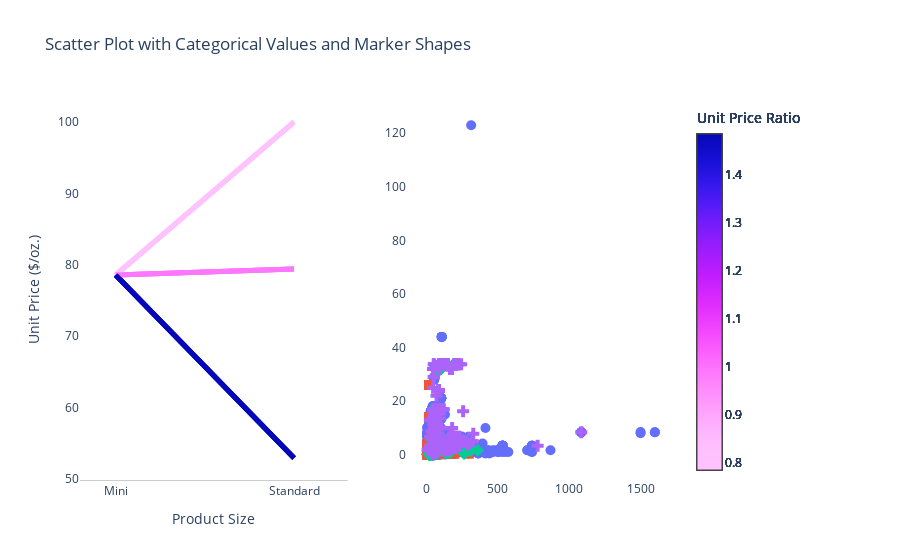

Write notebook code for a chart like this one.
### Code cell
# Create subplots
import plotly.subplots as sp
fig = sp.make_subplots(rows=1, cols=2, column_widths=[0.5, 0.5])


categories = df.swatch_group.unique()
marker_shapes = ['circle', 'square', 'diamond', 'cross']

# # Create a Scatter plot for each category
# fig = go.Figure()

for i, category in enumerate(categories):
    data = df[df['swatch_group']==category]
    marker_shape = marker_shapes[i]
    
    scatter = go.Scatter(
        x=data['price'],
        y=data['amount_a'],
        name=category,
        mode='markers',
        marker=dict(
            symbol=marker_shape,
            size=10,  # Adjust marker size as needed
            colorscale=scale, 
        )
    )
        # Customize the layout
    fig.update_layout(
        title='Scatter Plot with Categorical Values and Marker Shapes',
        showlegend=True
    )
    fig.add_trace(scatter, row=1, col=2)




scale='plotly3_r'

temp = df_compare[50:60]#[df_compare['brand_name']=='Anastasia Beverly Hills']
for i, row in temp.iterrows():
    
    color_val_normalized = (row['mini_to_standard_ratio'] - min(temp['mini_to_standard_ratio'])) / (max(temp['mini_to_standard_ratio']) - min(temp['mini_to_standard_ratio']))

    # line plots
    fig.add_trace(go.Scatter(
        x=['Mini','Standard'], 
        y=[row['unit_price_mini'], row['unit_price_standard']], 
        mode='lines',
        marker=dict(
            color=get_color(scale, color_val_normalized)),
            line=dict(
                width=5
        ),
        hovertemplate = 'Price: %{y:$.2f}<extra></extra>',
        showlegend = False
        ), 
        row=1, col=1
    )
    
    ## add invisible markers to display the colorbar without displaying the markers
    fig.add_trace(go.Scatter(
        x=['mini','standard'], 
        y=[row['unit_price_mini'], row['unit_price_standard']], 
        mode='markers',
        marker=dict(
            size=0, 
            color="rgba(0,0,0,0)", 
            colorscale=scale, 
            cmin=min(temp['mini_to_standard_ratio']),
            cmax=max(temp['mini_to_standard_ratio']),
            colorbar=dict(
                thickness=25,
                title='Unit Price Ratio',
                x=0.9,
                xref="container",
                # borderwidth=0.01
        ),
        # showlegend=False
        )),
        row=1,
        col=1
    )
    
fig.update_layout(
    xaxis=dict(
        title='Product Size',
        type='category',
        tickmode='array',
        # really difficult to get categorical axis spacing right
        range=[-0.2, 2 - 0.7],
        linecolor='rgb(204, 204, 204)',
        # linewidth=2,
    ),
    yaxis=dict(
        title='Unit Price ($/oz.)',
        showgrid=False,
        zeroline=True,
        showline=False,
        showticklabels=True,
    ),
    # autosize=False,
    # width=700,
    # height=500,
    
    # margin=dict(
    #     autoexpand=False,
    #     l=180,
    #     r=180,
    #     t=110,
    # ),
    showlegend=False,
    plot_bgcolor='white'
)

# Show the plot
fig.show()

### Figure 1 — Plotly figure (JSON) as saved in the notebook; plotly's stock layout.template omitted (floating-point values rounded to 4 significant figures; data arrays with more than 128 entries replaced by an {"elided": "..."} marker saying what was removed)
{"data": [{"marker": {"colorscale": [[0, "#fec3fe"], [0.08333, "#febefe"], [0.1667, "#fea5fd"], [0.25, "#fe88fc"], [0.3333, "#fc67fd"], [0.4167, "#f246fe"], [0.5, "#dd2bfd"], [0.5833, "#bf1cfd"], [0.6667, "#981cfd"], [0.75, "#6b1cfb"], [0.8333, "#3c19f0"], [0.9167, "#1910d8"], [1, "#0508b8"]], "size": 10, "symbol": "circle"}, "mode": "markers", "name": "standard size", "type": "scatter", "x": {"elided": "5334 float values"}, "xaxis": "x2", "y": {"elided": "5334 float values"}, "yaxis": "y2"}, {"marker": {"colorscale": [[0, "#fec3fe"], [0.08333, "#febefe"], [0.1667, "#fea5fd"], [0.25, "#fe88fc"], [0.3333, "#fc67fd"], [0.4167, "#f246fe"], [0.5, "#dd2bfd"], [0.5833, "#bf1cfd"], [0.6667, "#981cfd"], [0.75, "#6b1cfb"], [0.8333, "#3c19f0"], [0.9167, "#1910d8"], [1, "#0508b8"]], "size": 10, "symbol": "square"}, "mode": "markers", "name": "mini size", "type": "scatter", "x": {"elided": "1506 float values"}, "xaxis": "x2", "y": {"elided": "1506 float values"}, "yaxis": "y2"}, {"marker": {"colorscale": [[0, "#fec3fe"], [0.08333, "#febefe"], [0.1667, "#fea5fd"], [0.25, "#fe88fc"], [0.3333, "#fc67fd"], [0.4167, "#f246fe"], [0.5, "#dd2bfd"], [0.5833, "#bf1cfd"], [0.6667, "#981cfd"], [0.75, "#6b1cfb"], [0.8333, "#3c19f0"], [0.9167, "#1910d8"], [1, "#0508b8"]], "size": 10, "symbol": "diamond"}, "mode": "markers", "name": "refill size", "type": "scatter", "x": [49, 103, 103, 42, 103, 103, 140, 139, 35.5, 140, 59.5, 89, 66, 80, 109, 77, 81, 310, 310, 310, 310, 49, 112, 275, 73, 55.5, 34, 22, 58, 73, 74, 82, 82, 82, 82, 82, 82, 82, 83, 55.5, 160, 220, 44, 61, 220, 191, 22, 63, 51, 20.5, 34, 42, 230, 160, 265, 32, 24.5, 59, 275, 45, 44, 136, 32, 32.5, 52, 360, 164, 24.5, 220, 160, 24.5, 55, 55, 170, 57, 61, 55, 55.5, 136, 165, 155, 104, 80, 172, 34, 59, 59, 38, 39, 39, 46, 20.5, 185, 62.5, 20], "xaxis": "x2", "y": [16.9, 32, 32, 0.1, 32, 32, 3.4, 0.5, 0.3, 3.4, 8.1, 16, 33, 5, 33.8, 2.6, 1.69, 1.7, 1.7, 1.7, 1.7, 0.12, 1.7, 5, 0.5, 0.28, 0.12, 0.007, 1.7, 1.69, 32, 32, 32, 32, 32, 32, 32, 32, 1.7, 0.56, 3.4, 5.1, 0.12, 16.9, 33.8, 33.8, 0.003, 1.69, 6.7, 2, 0.12, 0.12, 5, 3.4, 0.5, 0.2, 0.15, 0.5, 5, 1, 1.7, 1.6, 0.2, 0.85, 1.7, 1.7, 5, 0.14, 5, 3.4, 0.17, 16.9, 16.9, 3.4, 16.9, 16.9, 16.9, 0.31, 1.6, 0.676, 5.07, 4.9, 5, 3.4, 0.2, 16.9, 16.9, 5.7, 0.42, 0.42, 1.7, 2, 3.4, 6.9, 0.21], "yaxis": "y2"}, {"marker": {"colorscale": [[0, "#fec3fe"], [0.08333, "#febefe"], [0.1667, "#fea5fd"], [0.25, "#fe88fc"], [0.3333, "#fc67fd"], [0.4167, "#f246fe"], [0.5, "#dd2bfd"], [0.5833, "#bf1cfd"], [0.6667, "#981cfd"], [0.75, "#6b1cfb"], [0.8333, "#3c19f0"], [0.9167, "#1910d8"], [1, "#0508b8"]], "size": 10, "symbol": "cross"}, "mode": "markers", "name": "value size", "type": "scatter", "x": {"elided": "216 float values"}, "xaxis": "x2", "y": {"elided": "216 float values"}, "yaxis": "y2"}, {"hovertemplate": "Price: %{y:$.2f}<extra></extra>", "line": {"width": 5}, "marker": {"color": "rgb(5, 8, 184)"}, "mode": "lines", "showlegend": false, "type": "scatter", "x": ["Mini", "Standard"], "xaxis": "x", "y": [78.57, 52.94], "yaxis": "y"}, {"marker": {"cmax": 1.484, "cmin": 0.7857, "color": "rgba(0,0,0,0)", "colorbar": {"thickness": 25, "title": {"text": "Unit Price Ratio"}, "x": 0.9, "xref": "container"}, "colorscale": [[0, "#fec3fe"], [0.08333, "#febefe"], [0.1667, "#fea5fd"], [0.25, "#fe88fc"], [0.3333, "#fc67fd"], [0.4167, "#f246fe"], [0.5, "#dd2bfd"], [0.5833, "#bf1cfd"], [0.6667, "#981cfd"], [0.75, "#6b1cfb"], [0.8333, "#3c19f0"], [0.9167, "#1910d8"], [1, "#0508b8"]], "size": 0}, "mode": "markers", "type": "scatter", "x": ["mini", "standard"], "xaxis": "x", "y": [78.57, 52.94], "yaxis": "y"}, {"hovertemplate": "Price: %{y:$.2f}<extra></extra>", "line": {"width": 5}, "marker": {"color": "rgb(254, 195, 254)"}, "mode": "lines", "showlegend": false, "type": "scatter", "x": ["Mini", "Standard"], "xaxis": "x", "y": [78.57, 100], "yaxis": "y"}, {"marker": {"cmax": 1.484, "cmin": 0.7857, "color": "rgba(0,0,0,0)", "colorbar": {"thickness": 25, "title": {"text": "Unit Price Ratio"}, "x": 0.9, "xref": "container"}, "colorscale": [[0, "#fec3fe"], [0.08333, "#febefe"], [0.1667, "#fea5fd"], [0.25, "#fe88fc"], [0.3333, "#fc67fd"], [0.4167, "#f246fe"], [0.5, "#dd2bfd"], [0.5833, "#bf1cfd"], [0.6667, "#981cfd"], [0.75, "#6b1cfb"], [0.8333, "#3c19f0"], [0.9167, "#1910d8"], [1, "#0508b8"]], "size": 0}, "mode": "markers", "type": "scatter", "x": ["mini", "standard"], "xaxis": "x", "y": [78.57, 100], "yaxis": "y"}, {"hovertemplate": "Price: %{y:$.2f}<extra></extra>", "line": {"width": 5}, "marker": {"color": "rgb(253.0, 119.49999999999997, 252.5)"}, "mode": "lines", "showlegend": false, "type": "scatter", "x": ["Mini", "Standard"], "xaxis": "x", "y": [78.57, 79.41], "yaxis": "y"}, {"marker": {"cmax": 1.484, "cmin": 0.7857, "color": "rgba(0,0,0,0)", "colorbar": {"thickness": 25, "title": {"text": "Unit Price Ratio"}, "x": 0.9, "xref": "container"}, "colorscale": [[0, "#fec3fe"], [0.08333, "#febefe"], [0.1667, "#fea5fd"], [0.25, "#fe88fc"], [0.3333, "#fc67fd"], [0.4167, "#f246fe"], [0.5, "#dd2bfd"], [0.5833, "#bf1cfd"], [0.6667, "#981cfd"], [0.75, "#6b1cfb"], [0.8333, "#3c19f0"], [0.9167, "#1910d8"], [1, "#0508b8"]], "size": 0}, "mode": "markers", "type": "scatter", "x": ["mini", "standard"], "xaxis": "x", "y": [78.57, 79.41], "yaxis": "y"}, {"hovertemplate": "Price: %{y:$.2f}<extra></extra>", "line": {"width": 5}, "marker": {"color": "rgb(5, 8, 184)"}, "mode": "lines", "showlegend": false, "type": "scatter", "x": ["Mini", "Standard"], "xaxis": "x", "y": [78.57, 52.94], "yaxis": "y"}, {"marker": {"cmax": 1.484, "cmin": 0.7857, "color": "rgba(0,0,0,0)", "colorbar": {"thickness": 25, "title": {"text": "Unit Price Ratio"}, "x": 0.9, "xref": "container"}, "colorscale": [[0, "#fec3fe"], [0.08333, "#febefe"], [0.1667, "#fea5fd"], [0.25, "#fe88fc"], [0.3333, "#fc67fd"], [0.4167, "#f246fe"], [0.5, "#dd2bfd"], [0.5833, "#bf1cfd"], [0.6667, "#981cfd"], [0.75, "#6b1cfb"], [0.8333, "#3c19f0"], [0.9167, "#1910d8"], [1, "#0508b8"]], "size": 0}, "mode": "markers", "type": "scatter", "x": ["mini", "standard"], "xaxis": "x", "y": [78.57, 52.94], "yaxis": "y"}, {"hovertemplate": "Price: %{y:$.2f}<extra></extra>", "line": {"width": 5}, "marker": {"color": "rgb(254, 195, 254)"}, "mode": "lines", "showlegend": false, "type": "scatter", "x": ["Mini", "Standard"], "xaxis": "x", "y": [78.57, 100], "yaxis": "y"}, {"marker": {"cmax": 1.484, "cmin": 0.7857, "color": "rgba(0,0,0,0)", "colorbar": {"thickness": 25, "title": {"text": "Unit Price Ratio"}, "x": 0.9, "xref": "container"}, "colorscale": [[0, "#fec3fe"], [0.08333, "#febefe"], [0.1667, "#fea5fd"], [0.25, "#fe88fc"], [0.3333, "#fc67fd"], [0.4167, "#f246fe"], [0.5, "#dd2bfd"], [0.5833, "#bf1cfd"], [0.6667, "#981cfd"], [0.75, "#6b1cfb"], [0.8333, "#3c19f0"], [0.9167, "#1910d8"], [1, "#0508b8"]], "size": 0}, "mode": "markers", "type": "scatter", "x": ["mini", "standard"], "xaxis": "x", "y": [78.57, 100], "yaxis": "y"}, {"hovertemplate": "Price: %{y:$.2f}<extra></extra>", "line": {"width": 5}, "marker": {"color": "rgb(253.0, 119.49999999999997, 252.5)"}, "mode": "lines", "showlegend": false, "type": "scatter", "x": ["Mini", "Standard"], "xaxis": "x", "y": [78.57, 79.41], "yaxis": "y"}, {"marker": {"cmax": 1.484, "cmin": 0.7857, "color": "rgba(0,0,0,0)", "colorbar": {"thickness": 25, "title": {"text": "Unit Price Ratio"}, "x": 0.9, "xref": "container"}, "colorscale": [[0, "#fec3fe"], [0.08333, "#febefe"], [0.1667, "#fea5fd"], [0.25, "#fe88fc"], [0.3333, "#fc67fd"], [0.4167, "#f246fe"], [0.5, "#dd2bfd"], [0.5833, "#bf1cfd"], [0.6667, "#981cfd"], [0.75, "#6b1cfb"], [0.8333, "#3c19f0"], [0.9167, "#1910d8"], [1, "#0508b8"]], "size": 0}, "mode": "markers", "type": "scatter", "x": ["mini", "standard"], "xaxis": "x", "y": [78.57, 79.41], "yaxis": "y"}, {"hovertemplate": "Price: %{y:$.2f}<extra></extra>", "line": {"width": 5}, "marker": {"color": "rgb(5, 8, 184)"}, "mode": "lines", "showlegend": false, "type": "scatter", "x": ["Mini", "Standard"], "xaxis": "x", "y": [78.57, 52.94], "yaxis": "y"}, {"marker": {"cmax": 1.484, "cmin": 0.7857, "color": "rgba(0,0,0,0)", "colorbar": {"thickness": 25, "title": {"text": "Unit Price Ratio"}, "x": 0.9, "xref": "container"}, "colorscale": [[0, "#fec3fe"], [0.08333, "#febefe"], [0.1667, "#fea5fd"], [0.25, "#fe88fc"], [0.3333, "#fc67fd"], [0.4167, "#f246fe"], [0.5, "#dd2bfd"], [0.5833, "#bf1cfd"], [0.6667, "#981cfd"], [0.75, "#6b1cfb"], [0.8333, "#3c19f0"], [0.9167, "#1910d8"], [1, "#0508b8"]], "size": 0}, "mode": "markers", "type": "scatter", "x": ["mini", "standard"], "xaxis": "x", "y": [78.57, 52.94], "yaxis": "y"}, {"hovertemplate": "Price: %{y:$.2f}<extra></extra>", "line": {"width": 5}, "marker": {"color": "rgb(254, 195, 254)"}, "mode": "lines", "showlegend": false, "type": "scatter", "x": ["Mini", "Standard"], "xaxis": "x", "y": [78.57, 100], "yaxis": "y"}, {"marker": {"cmax": 1.484, "cmin": 0.7857, "color": "rgba(0,0,0,0)", "colorbar": {"thickness": 25, "title": {"text": "Unit Price Ratio"}, "x": 0.9, "xref": "container"}, "colorscale": [[0, "#fec3fe"], [0.08333, "#febefe"], [0.1667, "#fea5fd"], [0.25, "#fe88fc"], [0.3333, "#fc67fd"], [0.4167, "#f246fe"], [0.5, "#dd2bfd"], [0.5833, "#bf1cfd"], [0.6667, "#981cfd"], [0.75, "#6b1cfb"], [0.8333, "#3c19f0"], [0.9167, "#1910d8"], [1, "#0508b8"]], "size": 0}, "mode": "markers", "type": "scatter", "x": ["mini", "standard"], "xaxis": "x", "y": [78.57, 100], "yaxis": "y"}, {"hovertemplate": "Price: %{y:$.2f}<extra></extra>", "line": {"width": 5}, "marker": {"color": "rgb(253.0, 119.49999999999997, 252.5)"}, "mode": "lines", "showlegend": false, "type": "scatter", "x": ["Mini", "Standard"], "xaxis": "x", "y": [78.57, 79.41], "yaxis": "y"}, {"marker": {"cmax": 1.484, "cmin": 0.7857, "color": "rgba(0,0,0,0)", "colorbar": {"thickness": 25, "title": {"text": "Unit Price Ratio"}, "x": 0.9, "xref": "container"}, "colorscale": [[0, "#fec3fe"], [0.08333, "#febefe"], [0.1667, "#fea5fd"], [0.25, "#fe88fc"], [0.3333, "#fc67fd"], [0.4167, "#f246fe"], [0.5, "#dd2bfd"], [0.5833, "#bf1cfd"], [0.6667, "#981cfd"], [0.75, "#6b1cfb"], [0.8333, "#3c19f0"], [0.9167, "#1910d8"], [1, "#0508b8"]], "size": 0}, "mode": "markers", "type": "scatter", "x": ["mini", "standard"], "xaxis": "x", "y": [78.57, 79.41], "yaxis": "y"}, {"hovertemplate": "Price: %{y:$.2f}<extra></extra>", "line": {"width": 5}, "marker": {"color": "rgb(5, 8, 184)"}, "mode": "lines", "showlegend": false, "type": "scatter", "x": ["Mini", "Standard"], "xaxis": "x", "y": [78.57, 52.94], "yaxis": "y"}, {"marker": {"cmax": 1.484, "cmin": 0.7857, "color": "rgba(0,0,0,0)", "colorbar": {"thickness": 25, "title": {"text": "Unit Price Ratio"}, "x": 0.9, "xref": "container"}, "colorscale": [[0, "#fec3fe"], [0.08333, "#febefe"], [0.1667, "#fea5fd"], [0.25, "#fe88fc"], [0.3333, "#fc67fd"], [0.4167, "#f246fe"], [0.5, "#dd2bfd"], [0.5833, "#bf1cfd"], [0.6667, "#981cfd"], [0.75, "#6b1cfb"], [0.8333, "#3c19f0"], [0.9167, "#1910d8"], [1, "#0508b8"]], "size": 0}, "mode": "markers", "type": "scatter", "x": ["mini", "standard"], "xaxis": "x", "y": [78.57, 52.94], "yaxis": "y"}], "layout": {"plot_bgcolor": "white", "showlegend": false, "title": {"text": "Scatter Plot with Categorical Values and Marker Shapes"}, "xaxis": {"anchor": "y", "domain": [0, 0.45], "linecolor": "rgb(204, 204, 204)", "range": [-0.2, 1.3], "tickmode": "array", "title": {"text": "Product Size"}, "type": "category"}, "xaxis2": {"anchor": "y2", "domain": [0.55, 1]}, "yaxis": {"anchor": "x", "domain": [0, 1], "showgrid": false, "showline": false, "showticklabels": true, "title": {"text": "Unit Price ($/oz.)"}, "zeroline": true}, "yaxis2": {"anchor": "x2", "domain": [0, 1]}}}
